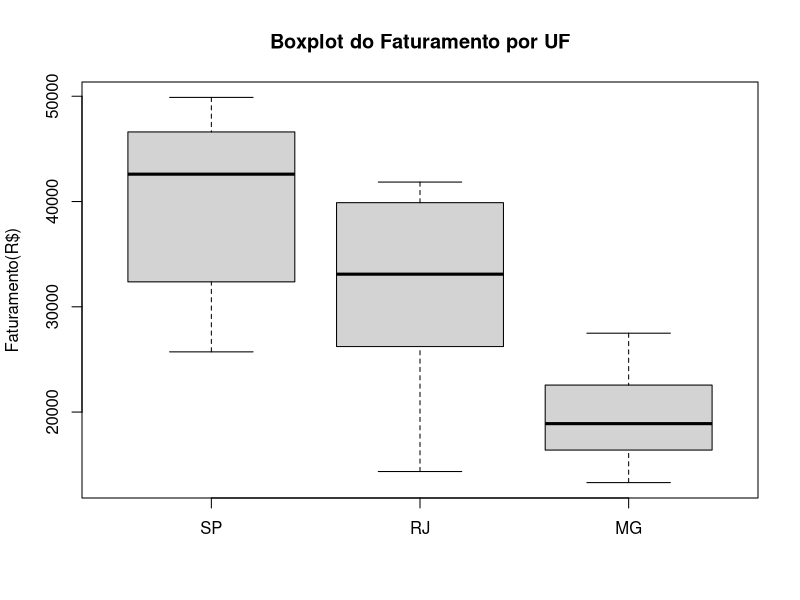

Recreate this plot in R.
# Análise das medidas-resumo dos faturamentos nos estados de São Paulo, Minas Gerais e Rio de Janeiro.
SP = c(49889, 47101, 44777, 25721, 42555, 29781, 42641, 35982, 34953, 26302, 46122, 48999)
RJ = c(34444, 26223, 41194, 41846, 22262, 14354, 30757, 39891, 33098, NA, NA, NA)
MG = c(16357, 13303, 15715, 16569, 20199, 18904, 16428, 20444, 27301, 24687, 27493, NA)

faturamento = data.frame(SP, RJ, MG)
head(faturamento)
print("===============================================================================================================")
boxplot(faturamento, main='Boxplot do Faturamento por UF', ylab='Faturamento(R$)')
summary(faturamento)